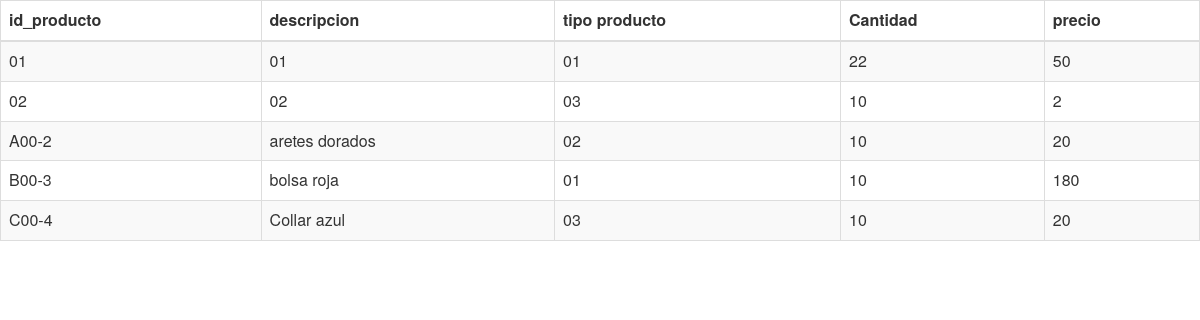
The page /lista.php on the database its author committed.
### tables this page shows
CREATE TABLE `inventario` (
  `id_producto` varchar(10) NOT NULL,
  `descripcion` varchar(50) DEFAULT NULL,
  `tipo_producto` varchar(40) DEFAULT NULL,
  `cantidad` int(10) DEFAULT NULL,
  `precio` int(10) DEFAULT NULL,
  PRIMARY KEY (`id_producto`),
  KEY `inventario_tipoproducto` (`tipo_producto`),
  CONSTRAINT `inventario_tipoproducto` FOREIGN KEY (`tipo_producto`) REFERENCES `tipo_producto` (`tipo_producto`)
);

### lista.php (the view, shortened to what this page needs)
<link
   rel="stylesheet"
   href="https://maxcdn.bootstrapcdn.com/bootstrap/3.3.7/css/bootstrap.min.css"
>
<?php
include('connection.php');
$sql1="SELECT * FROM inventario";
   $conexion->real_query($sql1);
   $consultaUsuarios = $conexion->use_result();
?>
<div class="table-responsive">
   <table class="table table-bordered table-striped">
	<thead>
           <tr>
              <th>id_producto</th>
              <th>descripcion</th>
              <th>tipo producto</th>
              <th>Cantidad</th>
              <th>precio</th>
           </tr>
        </thead>
        <tbody>
	<?php
	    while ($row = $consultaUsuarios->fetch_assoc()) {
              echo "<tr>";
              echo "<td>".$row['id_producto']."</td>";
              echo "<td>".$row['descripcion']."</td>";
	            echo "<td>".$row['tipo_producto']."</td>";
               echo "<td>".$row['cantidad']."</td>";
                echo "<td>".$row['precio']."</td>";
              echo "</tr>";
           }
        ?>
       </tbody>
   </table>
</div>

### rows shown on the page
inventario: id_producto "01", descripcion "01", tipo_producto "01", cantidad "22", precio "50"
inventario: id_producto "02", descripcion "02", tipo_producto "03", cantidad "10", precio "2"
inventario: id_producto "A00-2", descripcion "aretes dorados", tipo_producto "02", cantidad "10", precio "20"
inventario: id_producto "B00-3", descripcion "bolsa roja", tipo_producto "01", cantidad "10", precio "180"
inventario: id_producto "C00-4", descripcion "Collar azul", tipo_producto "03", cantidad "10", precio "20"
